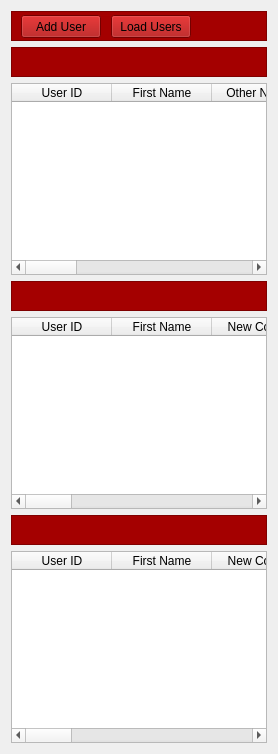
            <widget class="QWidget" name="page_sales">
             <layout class="QGridLayout" name="gridLayout_8">
              <item row="0" column="0">
               <layout class="QVBoxLayout" name="verticalLayout_10">
                <item>
                 <widget class="QFrame" name="frame_23">
                  <property name="minimumSize">
                   <size>
                    <width>0</width>
                    <height>30</height>
                   </size>
                  </property>
                  <property name="maximumSize">
                   <size>
                    <width>16777215</width>
                    <height>30</height>
                   </size>
                  </property>
                  <property name="styleSheet">
                   <string notr="true">background-color: rgb(164, 0, 0);</string>
                  </property>
                  <property name="frameShape">
                   <enum>QFrame::StyledPanel</enum>
                  </property>
                  <property name="frameShadow">
                   <enum>QFrame::Raised</enum>
                  </property>
                  <widget class="QPushButton" name="pushButton_addNewUser_6">
                   <property name="geometry">
                    <rect>
                     <x>10</x>
                     <y>4</y>
                     <width>80</width>
                     <height>23</height>
                    </rect>
                   </property>
                   <property name="text">
                    <string>Add User</string>
                   </property>
                  </widget>
                  <widget class="QPushButton" name="btn_loadUsers_6">
                   <property name="geometry">
                    <rect>
                     <x>100</x>
                     <y>4</y>
                     <width>80</width>
                     <height>23</height>
                    </rect>
                   </property>
                   <property name="text">
                    <string>Load Users</string>
                   </property>
                  </widget>
                  <widget class="QLabel" name="label_24">
                   <property name="geometry">
                    <rect>
                     <x>540</x>
                     <y>10</y>
                     <width>261</width>
                     <height>16</height>
                    </rect>
                   </property>
                   <property name="font">
                    <font>
                     <pointsize>13</pointsize>
                    </font>
                   </property>
                   <property name="styleSheet">
                    <string notr="true">color: rgb(255, 255, 255);</string>
                   </property>
                   <property name="text">
                    <string>SALES  CENTRAL ADMIN PANEL</string>
                   </property>
                  </widget>
                 </widget>
                </item>
                <item>
                 <widget class="QFrame" name="frame_24">
                  <property name="minimumSize">
                   <size>
                    <width>0</width>
                    <height>30</height>
                   </size>
                  </property>
                  <property name="maximumSize">
                   <size>
                    <width>16777215</width>
                    <height>30</height>
                   </size>
                  </property>
                  <property name="styleSheet">
                   <string notr="true">background-color: rgb(164, 0, 0);</string>
                  </property>
                  <property name="frameShape">
                   <enum>QFrame::StyledPanel</enum>
                  </property>
                  <property name="frameShadow">
                   <enum>QFrame::Raised</enum>
                  </property>
                  <widget class="QLabel" name="label_25">
                   <property name="geometry">
                    <rect>
                     <x>420</x>
                     <y>10</y>
                     <width>71</width>
                     <height>16</height>
                    </rect>
                   </property>
                   <property name="styleSheet">
                    <string notr="true">color: rgb(255, 255, 255);</string>
                   </property>
                   <property name="text">
                    <string>CASHIERS</string>
                   </property>
                  </widget>
                 </widget>
                </item>
                <item>
                 <widget class="QTableWidget" name="tableWidgetCashiers_6">
                  <property name="maximumSize">
                   <size>
                    <width>16777215</width>
                    <height>300</height>
                   </size>
                  </property>
                  <column>
                   <property name="text">
                    <string>User ID</string>
                   </property>
                  </column>
                  <column>
                   <property name="text">
                    <string>First Name</string>
                   </property>
                  </column>
                  <column>
                   <property name="text">
                    <string>Other Names</string>
                   </property>
                  </column>
                  <column>
                   <property name="text">
                    <string>Email</string>
                   </property>
                  </column>
                  <column>
                   <property name="text">
                    <string>Phone Number</string>
                   </property>
                  </column>
                  <column>
                   <property name="text">
                    <string>Username</string>
                   </property>
                  </column>
                  <column>
                   <property name="text">
                    <string>User Role</string>
                   </property>
                  </column>
                  <column>
                   <property name="text">
                    <string>Avatar</string>
                   </property>
                  </column>
                  <column>
                   <property name="text">
                    <string>View User</string>
                   </property>
                  </column>
                 </widget>
                </item>
                <item>
                 <widget class="QFrame" name="frame_25">
                  <property name="minimumSize">
                   <size>
                    <width>0</width>
                    <height>30</height>
                   </size>
                  </property>
                  <property name="maximumSize">
                   <size>
                    <width>16777215</width>
                    <height>30</height>
                   </size>
                  </property>
                  <property name="styleSheet">
                   <string notr="true">background-color: rgb(164, 0, 0);</string>
                  </property>
                  <property name="frameShape">
                   <enum>QFrame::StyledPanel</enum>
                  </property>
                  <property name="frameShadow">
                   <enum>QFrame::Raised</enum>
                  </property>
                  <widget class="QLabel" name="label_26">
                   <property name="geometry">
                    <rect>
                     <x>420</x>
                     <y>10</y>
                     <width>81</width>
                     <height>16</height>
                    </rect>
                   </property>
                   <property name="styleSheet">
                    <string notr="true">color: rgb(255, 255, 255);</string>
                   </property>
                   <property name="text">
                    <string>SUPERVISORS</string>
                   </property>
                  </widget>
                 </widget>
                </item>
                <item>
                 <widget class="QTableWidget" name="tableWidgetSupervisors_6">
                  <property name="maximumSize">
                   <size>
                    <width>16777215</width>
                    <height>300</height>
                   </size>
                  </property>
                  <column>
                   <property name="text">
                    <string>User ID</string>
                   </property>
                  </column>
                  <column>
                   <property name="text">
                    <string>First Name</string>
                   </property>
                  </column>
                  <column>
                   <property name="text">
                    <string>New Column</string>
                   </property>
                  </column>
                  <column>
                   <property name="text">
                    <string>Other Names</string>
                   </property>
                  </column>
                  <column>
                   <property name="text">
                    <string>Email</string>
                   </property>
                  </column>
                  <column>
                   <property name="text">
                    <string>Phone Number</string>
                   </property>
                  </column>
                  <column>
                   <property name="text">
                    <string>Username</string>
                   </property>
                  </column>
                  <column>
                   <property name="text">
                    <string>User Role</string>
                   </property>
                  </column>
                  <column>
                   <property name="text">
                    <string>Avatar</string>
                   </property>
                  </column>
                  <column>
                   <property name="text">
                    <string>View Record</string>
                   </property>
                  </column>
                 </widget>
                </item>
                <item>
                 <widget class="QFrame" name="frame_26">
                  <property name="minimumSize">
                   <size>
                    <width>0</width>
                    <height>30</height>
                   </size>
                  </property>
                  <property name="maximumSize">
                   <size>
                    <width>16777215</width>
                    <height>30</height>
                   </size>
                  </property>
                  <property name="styleSheet">
                   <string notr="true">background-color: rgb(164, 0, 0);</string>
                  </property>
                  <property name="frameShape">
                   <enum>QFrame::StyledPanel</enum>
                  </property>
                  <property name="frameShadow">
                   <enum>QFrame::Raised</enum>
                  </property>
                  <widget class="QLabel" name="label_27">
                   <property name="geometry">
                    <rect>
                     <x>420</x>
                     <y>10</y>
                     <width>111</width>
                     <height>16</height>
                    </rect>
                   </property>
                   <property name="styleSheet">
                    <string notr="true">color: rgb(255, 255, 255);</string>
                   </property>
                   <property name="text">
                    <string>ADMINISTRATORS</string>
                   </property>
                  </widget>
                 </widget>
                </item>
                <item>
                 <widget class="QTableWidget" name="tableWidgetAdministrators_6">
                  <property name="maximumSize">
                   <size>
                    <width>16777215</width>
                    <height>300</height>
                   </size>
                  </property>
                  <column>
                   <property name="text">
                    <string>User ID</string>
                   </property>
                  </column>
                  <column>
                   <property name="text">
                    <string>First Name</string>
                   </property>
                  </column>
                  <column>
                   <property name="text">
                    <string>New Column</string>
                   </property>
                  </column>
                  <column>
                   <property name="text">
                    <string>Other Names</string>
                   </property>
                  </column>
                  <column>
                   <property name="text">
                    <string>Email</string>
                   </property>
                  </column>
                  <column>
                   <property name="text">
                    <string>Phone Number</string>
                   </property>
                  </column>
                  <column>
                   <property name="text">
                    <string>Username</string>
                   </property>
                  </column>
                  <column>
                   <property name="text">
                    <string>User Role</string>
                   </property>
                  </column>
                  <column>
                   <property name="text">
                    <string>Avatar</string>
                   </property>
                  </column>
                  <column>
                   <property name="text">
                    <string>View Record</string>
                   </property>
                  </column>
                 </widget>
                </item>
               </layout>
              </item>
             </layout>
            </widget>
